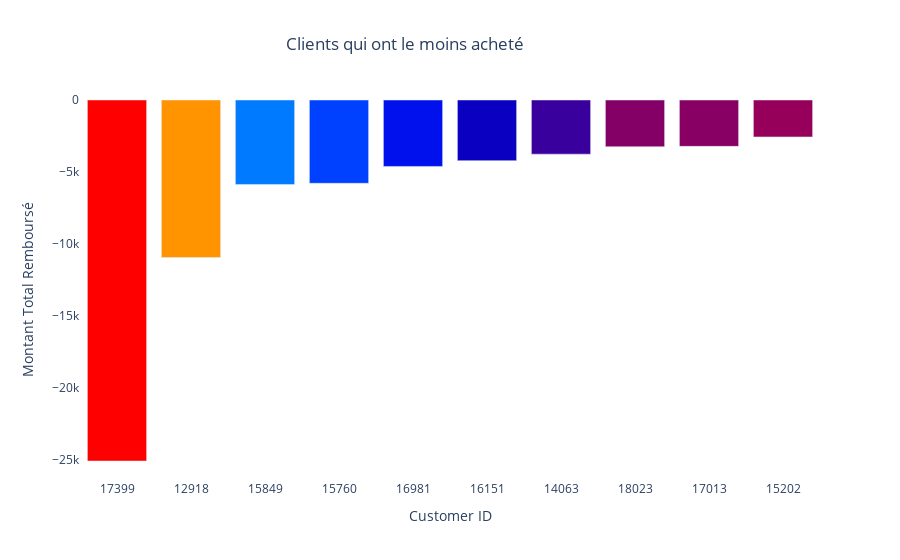

Notebook code cell kept with this figure:
### Markdown cell above
On peut voir que le client avec l'ID 18102 est celui qui a dépensé le plus ces deux dernières années avec près de 600k, on sait également qu'il vient du Royaume Uni.  
Parmis les 10 meilleurs clients, la plupart viennent du Royaume Uni ou d'Irlande

### Code cell
fig = go.Figure(data=[
    go.Bar(name='Clients qui ont le moins acheté', 
           x=df_customers_asc['Customer ID'].astype(str), 
           y=df_customers_asc['Total'],
           marker_opacity=1,
           hovertext=df_customers_desc['Country'],
           marker={'color': df_customers_desc['Total'],
                   'colorscale': 'Rainbow'}
          )
    ])

fig.update_layout(title='Clients qui ont le moins acheté',
                  title_x=0.45,
                  xaxis_title="Customer ID",
                  yaxis_title="Montant Total Remboursé",
                  plot_bgcolor='white')
fig.show()

### Figure 1 — Plotly figure (JSON) as saved in the notebook; plotly's stock layout.template omitted (floating-point values rounded to 4 significant figures)
{"data": [{"hovertext": ["United Kingdom", "Netherlands", "EIRE", "EIRE", "United Kingdom", "United Kingdom", "United Kingdom", "Australia", "United Kingdom", "United Kingdom"], "marker": {"color": [598200.0, 523300.0, 296600.0, 270200.0, 233600.0, 190800.0, 171900.0, 143300.0, 141500.0, 136400.0], "colorscale": [[0, "rgb(150,0,90)"], [0.125, "rgb(0,0,200)"], [0.25, "rgb(0,25,255)"], [0.375, "rgb(0,152,255)"], [0.5, "rgb(44,255,150)"], [0.625, "rgb(151,255,0)"], [0.75, "rgb(255,234,0)"], [0.875, "rgb(255,111,0)"], [1, "rgb(255,0,0)"]], "opacity": 1}, "name": "Clients qui ont le moins acheté", "type": "bar", "x": ["17399", "12918", "15849", "15760", "16981", "16151", "14063", "18023", "17013", "15202"], "y": [-25110.0, -10950.0, -5876.0, -5796.0, -4621.0, -4218.0, -3767.0, -3249.0, -3225.0, -2570.0]}], "layout": {"plot_bgcolor": "white", "title": {"text": "Clients qui ont le moins acheté", "x": 0.45}, "xaxis": {"title": {"text": "Customer ID"}}, "yaxis": {"title": {"text": "Montant Total Remboursé"}}}}
